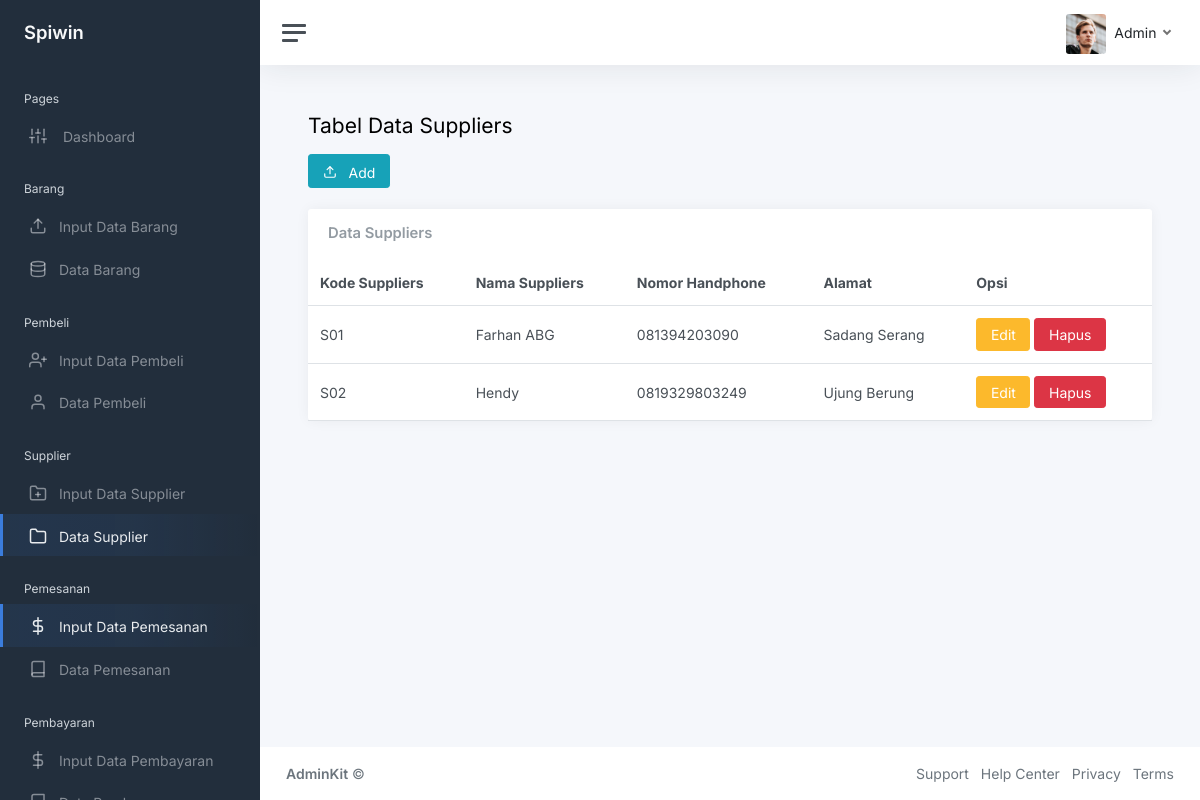
Screenshot of /admin/stampil.php with the database file from the repository.
### tables this page shows
CREATE TABLE `suplier` (
  `kd_sp` varchar(10) NOT NULL,
  `nm_sp` varchar(50) NOT NULL,
  `no_tlp` varchar(13) NOT NULL,
  `alamat` text NOT NULL
);

### admin/database.php (called while the page is built, shortened)
<?php
class database{
	var $host = "localhost";
	var $username = "root";
	var $password = "";
	var $database = "spiwin";
	var $koneksi = "";
	function __construct(){
		$this->koneksi = mysqli_connect($this->host, $this->username, $this->password, $this->database);
	}
	function tampil_data_supplier(){
		$data = mysqli_query($this->koneksi, "select * from suplier");
		while($row = mysqli_fetch_array($data)){
			$hasil[] = $row;
		}
		return $hasil;
	}
}
?>

### admin/stampil.php (the view, shortened to what this page needs)
<?php
include 'database.php';
$db = new database();
?>
<!DOCTYPE html>
<html lang="en">
<head>
	<link href="css/app.css" rel="stylesheet">
</head>
<body>
	<div class="wrapper">
		<nav id="sidebar" class="sidebar js-sidebar">
			<div class="sidebar-content js-simplebar">
				<a class="sidebar-brand" href="index.php">
          <span class="align-middle">Spiwin</span>
        </a>
				<ul class="sidebar-nav">
					<li class="sidebar-header">
						Pages
					</li>
					<li class="sidebar-item">
						<a class="sidebar-link" href="index.php">
              <i class="align-middle" data-feather="sliders"></i> <span class="align-middle">Dashboard</span>
            </a>
					</li>
					<li class="sidebar-header">
						Barang
					</li>
					<li class="sidebar-item ">
						<a class="sidebar-link" href="fbar.php">
             <i class="align-middle me-2" data-feather="upload"></i> <span class="align-middle">Input Data Barang</span>
            </a>
					</li>
					<li class="sidebar-item">
						<a class="sidebar-link" href="btampil.php">
            <i class="align-middle me-2" data-feather="database"></i> <span class="align-middle">Data Barang</span>
            </a>
        </li>
        <li class="sidebar-header">
						Pembeli
					</li>
					<li class="sidebar-item ">
						<a class="sidebar-link" href="fpem.php">
             <i class="align-middle me-2" data-feather="user-plus"></i> <span class="align-middle">Input Data Pembeli</span>
            </a>
					</li>
					<li class="sidebar-item ">
						<a class="sidebar-link" href="ptampil.php">
            <i class="align-middle me-2" data-feather="user"></i> <span class="align-middle">Data Pembeli</span>
            </a>
					</li>
					<li class="sidebar-header">
						Supplier
					</li>
					<li class="sidebar-item ">
						<a class="sidebar-link" href="fsup.php">
             <i class="align-middle me-2" data-feather="folder-plus"></i> <span class="align-middle">Input Data Supplier</span>
            </a>
					</li>
					<li class="sidebar-item active">
						<a class="sidebar-link" href="stampil.php">
            <i class="align-middle me-2" data-feather="folder"></i> <span class="align-middle">Data Supplier</span>
            </a>
					</li>
						<li class="sidebar-header">
						Pemesanan
					</li>
					<li class="sidebar-item active">
						<a class="sidebar-link" href="ftran.php">
             <i class="align-middle me-2" data-feather="dollar-sign"></i> <span class="align-middle">Input Data Pemesanan</span>
            </a>
					</li>
					<li class="sidebar-item">
						<a class="sidebar-link" href="ttampil.php">
            <i class="align-middle me-2" data-feather="book"></i> <span class="align-middle">Data Pemesanan</span>
            </a>
					</li>
					<li class="sidebar-header">
						Pembayaran
					</li>
					<li class="sidebar-item ">
						<a class="sidebar-link" href="fbay.php">
             <i class="align-middle me-2" data-feather="dollar-sign"></i> <span class="align-middle">Input Data Pembayaran</span>
            </a>
					</li>
					<li class="sidebar-item">
						<a class="sidebar-link" href="ytampil.php">
            <i class="align-middle me-2" data-feather="book"></i> <span class="align-middle">Data Pembayaran</span>
            </a>
					</li>
				</ul>
			</div>
		</nav>
		<div class="main">
			<nav class="navbar navbar-expand navbar-light navbar-bg">
				<a class="sidebar-toggle js-sidebar-toggle">
          <i class="hamburger align-self-center"></i>
        </a>
				<div class="navbar-collapse collapse">
					<ul class="navbar-nav navbar-align">
						<li class="nav-item dropdown">
								<a class="nav-link dropdown-toggle d-none d-sm-inline-block" href="#" data-bs-toggle="dropdown">
                <img src="img/avatars/avatar.jpg" class="avatar img-fluid rounded me-1" alt="Charles Hall" /> <span class="text-dark">Admin</span>
              </a>
						</li>
					</ul>
				</div>
			</nav>
			<main class="content">
				<div class="container-fluid p-0">
					<h1 class="h3 mb-3">Tabel Data Suppliers</h1>
					<a class="btn btn-info" href="fsup.php">  <i class="align-middle me-2" data-feather="upload"></i> <span class="align-middle">Add</span></a>
					<br><br>
					<div class="row">
						<div class="col-12">
							<div class="card">
								<div class="card-header">
									<h5 class="card-title mb-0">Data Suppliers</h5>
								</div>
								<table class="table table-hover my-0">
									<thead>
										<tr>
											<th>Kode Suppliers</th>
											<th class="d-none d-xl-table-cell">Nama Suppliers</th>
											<th class="d-none d-xl-table-cell">Nomor Handphone</th>
											<th>Alamat</th>
											<th class="d-none d-md-table-cell">Opsi</th>
										</tr>
									</thead>
									<tbody>
										 <?php
										 if (! empty($db->tampil_data_supplier())) {
                        foreach ($db->tampil_data_supplier() as $x) {
  											?>
										<tr>
											<td><?php echo $x['kd_sp'] ?></td>
  											<td><?php echo $x['nm_sp']; ?></td>
  											<td><?php echo $x['no_tlp']; ?></td>
  											<td><?php echo $x['alamat']; ?></td>
  <td><a class ="btn btn-warning" href="esup.php?id=<?php echo$x['kd_sp'];?>&aksi=edit">Edit</a>
  <a class="btn btn-danger" href="data.php?action=delete3&id=<?php echo$x['kd_sp'];?>&aksi=hapus">Hapus</a></td>
										</tr>
										<?php
									}
								}else{
									echo "<tr><td colspan='5'>Data Tidak Ada</td></tr>";
								}
									?>
									</tbody>
								</table>
							</div>
						</div>
					</div>
				</div>
			</main>
			<footer class="footer">
				<div class="container-fluid">
					<div class="row text-muted">
						<div class="col-6 text-start">
							<p class="mb-0">
								<a class="text-muted" href="https://adminkit.io/" target="_blank"><strong>AdminKit</strong></a> &copy;
							</p>
						</div>
						<div class="col-6 text-end">
							<ul class="list-inline">
								<li class="list-inline-item">
									<a class="text-muted" href="https://adminkit.io/" target="_blank">Support</a>
								</li>
								<li class="list-inline-item">
									<a class="text-muted" href="https://adminkit.io/" target="_blank">Help Center</a>
								</li>
								<li class="list-inline-item">
									<a class="text-muted" href="https://adminkit.io/" target="_blank">Privacy</a>
								</li>
								<li class="list-inline-item">
									<a class="text-muted" href="https://adminkit.io/" target="_blank">Terms</a>
								</li>
							</ul>
						</div>
					</div>
				</div>
			</footer>
		</div>
	</div>
</body>
</html>

### rows the page displays
suplier: kd_sp "S01", nm_sp "Farhan ABG", no_tlp "081394203090", alamat "Sadang Serang"
suplier: kd_sp "S02", nm_sp "Hendy", no_tlp "0819329803249", alamat "Ujung Berung"
